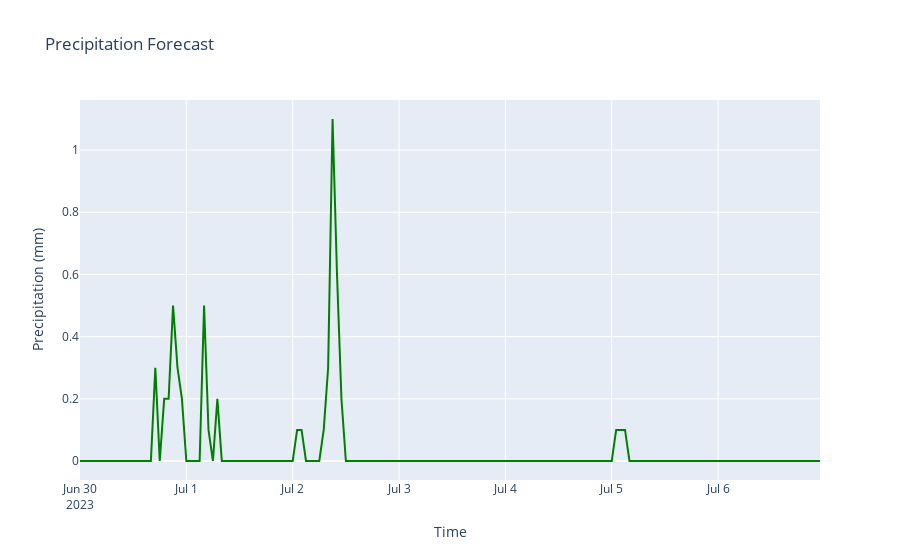

Here is the notebook cell this chart was saved with:
### Code cell
import plotly.graph_objects as go

fig = go.Figure()
fig.add_trace(go.Scatter(x=df_meteo_h['time'], y=df_meteo_h['precipitation'], name='Precipitation Speed', line=dict(color='green')))

fig.update_layout(
    title='Precipitation Forecast',
    xaxis=dict(title='Time'),
    yaxis=dict(title='Precipitation (mm)')
)

fig.show()

### Figure 1 — Plotly figure (JSON) as saved in the notebook; plotly's stock layout.template omitted (floating-point values rounded to 4 significant figures; data arrays with more than 128 entries replaced by an {"elided": "..."} marker saying what was removed)
{"data": [{"line": {"color": "green"}, "name": "Precipitation Speed", "type": "scatter", "x": {"elided": "168 str values"}, "y": {"elided": "168 float values"}}], "layout": {"title": {"text": "Precipitation Forecast"}, "xaxis": {"title": {"text": "Time"}}, "yaxis": {"title": {"text": "Precipitation (mm)"}}}}
